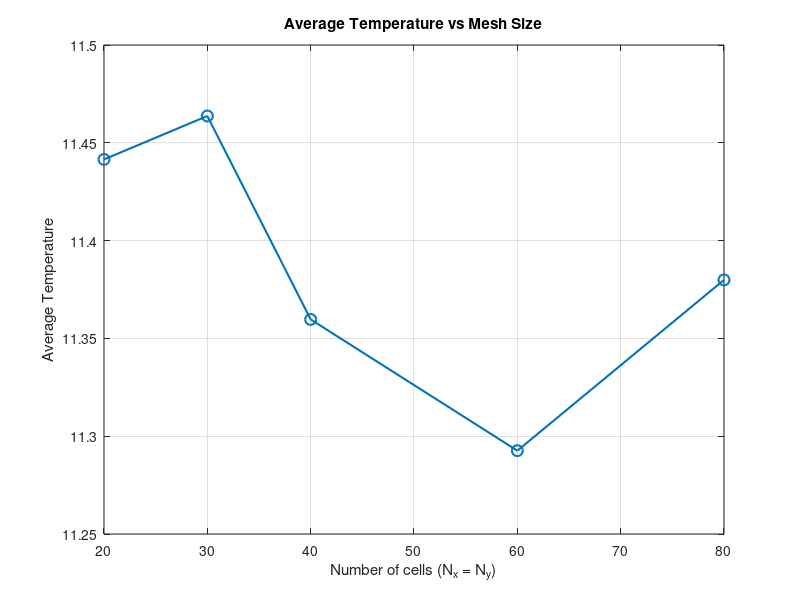
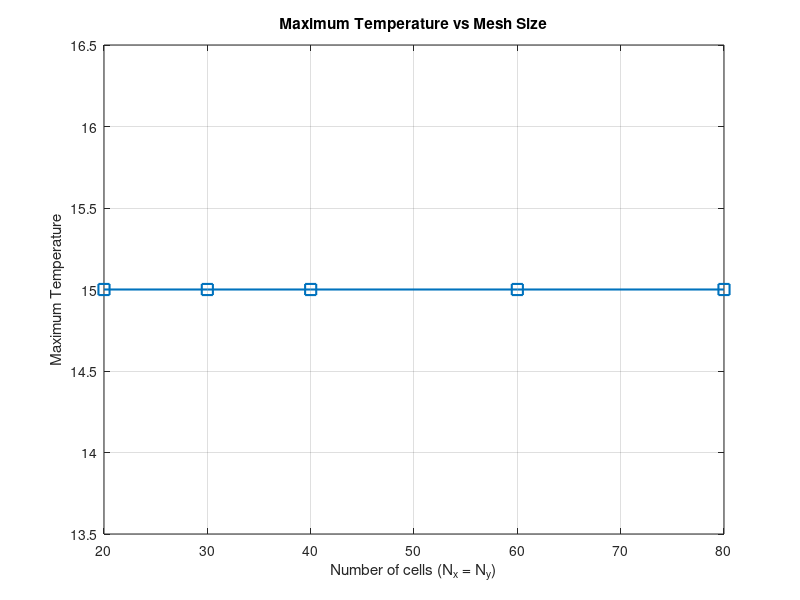
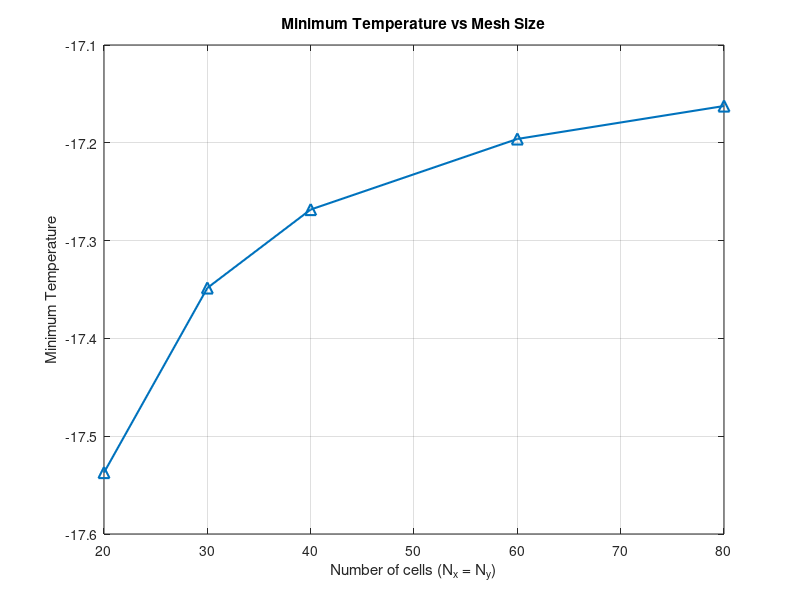
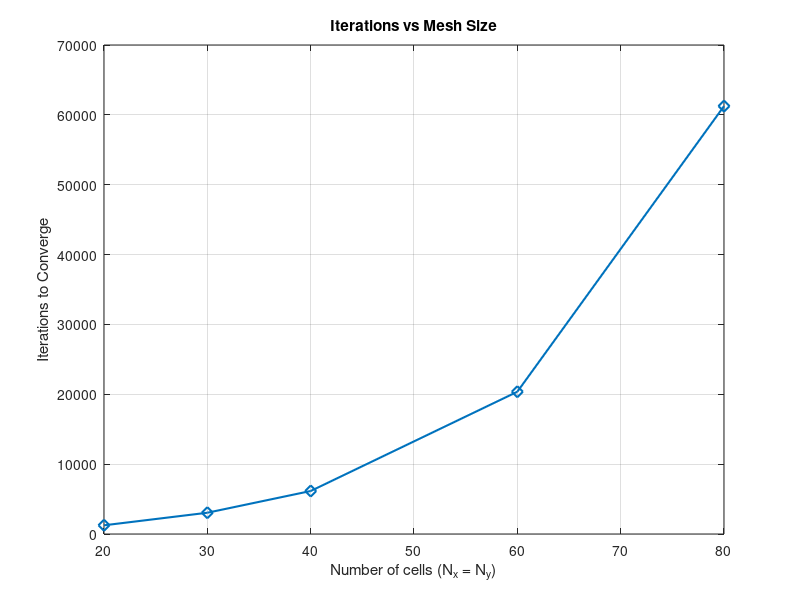

Write the MATLAB code that produced these figures, in order.
%  NOTE : CHATGPT Was used for easy plotting of these quantities :)
mesh_sizes = [20 30 40 60 80];

% Temperatures
T_avg = [11.4415 11.4637 11.3597 11.2926 11.3799];
T_max = [15 15 15 15 15];
T_min = [-17.537172 -17.348445 -17.268244 -17.196071 -17.162387];

% Solver performance
iterations = [1245 3044 6154 20363 61249];  % number of iterations
time_taken = [0.093867 0.412913 1.445961 10.598615 73.177766]; % in seconds

% --- Plot Average Temperature ---
figure;
plot(mesh_sizes, T_avg, '-o','LineWidth',1.5,'MarkerSize',8);
xlabel('Number of cells (N_x = N_y)');
ylabel('Average Temperature');
title('Average Temperature vs Mesh Size');
grid on;

% --- Plot Maximum Temperature ---
figure;
plot(mesh_sizes, T_max, '-s','LineWidth',1.5,'MarkerSize',8);
xlabel('Number of cells (N_x = N_y)');
ylabel('Maximum Temperature');
title('Maximum Temperature vs Mesh Size');
grid on;

% --- Plot Minimum Temperature ---
figure;
plot(mesh_sizes, T_min, '-^','LineWidth',1.5,'MarkerSize',8);
xlabel('Number of cells (N_x = N_y)');
ylabel('Minimum Temperature');
title('Minimum Temperature vs Mesh Size');
grid on;

% --- Plot Iterations ---
figure;
plot(mesh_sizes, iterations, '-d','LineWidth',1.5,'MarkerSize',8);
xlabel('Number of cells (N_x = N_y)');
ylabel('Iterations to Converge');
title('Iterations vs Mesh Size');
grid on;

% --- Plot Time Taken ---
figure;
plot(mesh_sizes, time_taken, '-p','LineWidth',1.5,'MarkerSize',8);
xlabel('Number of cells (N_x = N_y)');
ylabel('Time Taken (s)');
title('Time Taken vs Mesh Size');
grid on;
